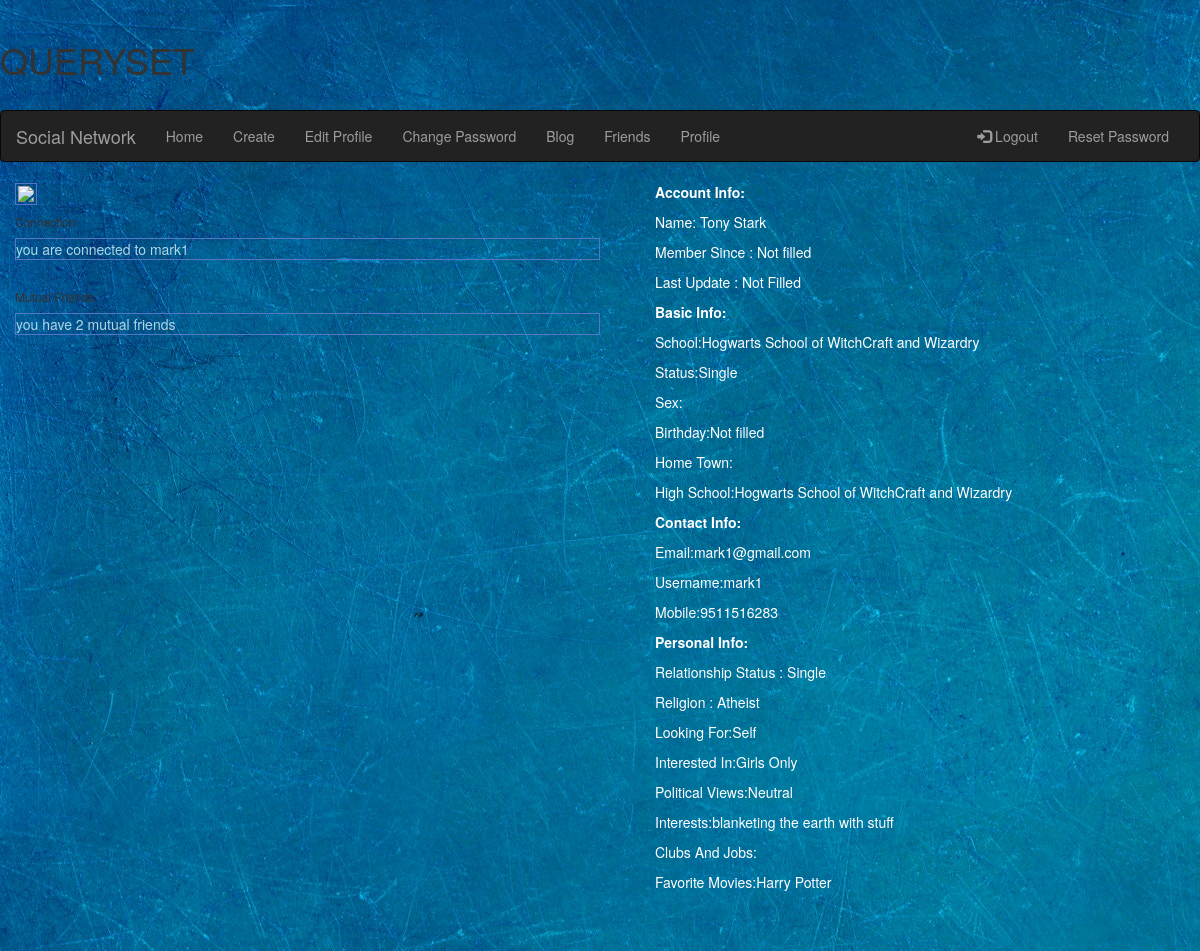
Page /iron2/profile/ (signed in) on the committed database.
### iron2/models.py (models this page shows, shortened)
class UserProfile(models.Model):
    user =models.OneToOneField(User,on_delete=models.CASCADE)
    School = models.CharField(max_length=100, default='')
    Status= models.CharField(max_length=100,default='')
    HomeTown= models.CharField(max_length=100, default='')
    High_School = models.CharField(max_length=100, default='')
    Looking_For= models.CharField(max_length=100, default='')
    Interested_In= models.CharField(max_length=100, default='')
    Political_Views= models.CharField(max_length=100, default='')
    Interests= models.CharField(max_length=100, default='')
    Clubs_and_Jobs= models.CharField(max_length=100, default='')
    Favorite_Movies= models.CharField(max_length=100, default='')
    Name = models.CharField(max_length=100, default='')
    Email = models.EmailField()
    description = models.CharField(max_length=100, default='')
    Mobile= models.IntegerField(default='00')
    Website = models.URLField()
    sexes = {('m','Male'),('f','Female'),('o','Other')}
    relationship_status = models.CharField(max_length = 10,default = "Not filled")
    religion = models.CharField(max_length = 20,default = "Not filled")
    sex = models.CharField(choices = sexes,max_length = 20,default = "Not filled")
    image=models.ImageField(upload_to='profile_image',default='profile_image/elder.JPG')
    objects=models.Manager()

### iron2/views.py (the view)
# urls.py: url(r'^profile/(?P<pk>\d+)/$',views.profile,name='profile_with_pk'),
def profile(request,pk=2):
  if(pk):
    user = User.objects.get(pk=pk)
    userprofil=UserProfile.objects.get(user=user)
    print(pk)
  else:
      user=request.user
      userprofil = UserProfile.objects.get(user=user)
  args = {'user':user,'userprofile':userprofil}
  return render(request,'iron2/profile.html',args)

### mark1/Middleware.py (called while the page is built)
    def __call__(self,request):
        response=self.get_response(request)
        return response

    def process_view(self,request,view_func,view_args,view_kwargs):
        assert hasattr(request,'user')
        path=request.path_info.lstrip('/')
        url_is_exempt=any(url.match(path) for url in EXEMPT_URLS)
        if (path=='iron1/logout'):
           logout(request)
        elif request.user.is_authenticated and url_is_exempt:
            return None
        elif request.user.is_authenticated or url_is_exempt:
            print(path)
            print("yes url is exempt")
            return(None)
        else:
            print(path)
            return redirect(settings.LOGIN_URL)

### iron2/Templates/iron2/profile.html (shortened to what this page needs)
{%  extends 'iron2/base.html' %}
{%block body%}
<div class = "container">
<div class = "row">
<div class = "col-md-6">
	<div class ="row">
		<img src = {{userprofil.image.url}} alt ="Not Loaded" width = "250px" style = "border:1px solid #5377c4; padding:2px">
    </div>
<div class = "row">
    <h6>Connection</h6>
  <div class = "connection" style= "border:1px solid #5377c4; color:lightblue;">
    you are connected to {{user.username}}
</div>
   <div class = "header1">
    <h6>Mutual Friends</h6>
  </div>
  <div class = "connection" style= "border:1px solid #5377c4; color:lightblue;">
    you have 2 mutual friends
</div>
</div>
</div>
<div class = "col-md-6" style = "color:white">
<list>
<ul><b>Account Info:</b></ul>
<ul>Name:          {{userprofile.Name}}</ul>
<ul>Member Since : Not filled</ul>
<ul>Last Update :  Not Filled</ul>
<ul><b>Basic Info:</b></ul>
<ul>School:{{userprofile.School}}</ul>
<ul>Status:{{userprofile.Status}}</ul>
<ul>Sex:{{userprofile.Sex}}</ul>
<ul>Birthday:Not filled</ul>
<ul>Home Town:{{userprofile.Home_Town}}</ul>
<ul>High School:{{userprofile.High_School}}</ul>
<ul><b>Contact Info:</b></ul>
<ul>Email:{{user.email}}</ul>
<ul>Username:{{user.username}}</ul>
<ul>Mobile:{{userprofile.Mobile}}</ul>
<ul><b>Personal Info:</b></ul>
<ul>Relationship Status : {{userprofile.relationship_status}}</ul>
<ul>Religion : {{userprofile.religion}}</ul>
<ul>Looking For:{{userprofile.Looking_For}}</ul>
<ul>Interested In:{{userprofile.Interested_In}}</ul>
<ul>Political Views:{{userprofile.Political_Views}}</ul>
<ul>Interests:{{userprofile.Interests}}</ul>
<ul>Clubs And Jobs:{{userprofile.Clubs_And_Jobs}}</ul>
<ul>Favorite Movies:{{userprofile.Favorite_Movies}}</ul>
</list>
</div>
</div>
</div>
{%endblock%}

### rows in the picture
UserProfile: Name "Tony Stark", School "Hogwarts School of WitchCraft and Wizardry", Status "Single", High_School "Hogwarts School of WitchCraft and Wizardry", Mobile "9511516283", relationship_status "Single", religion "Atheist", Looking_For "Self", Interested_In "Girls Only", Political_Views "Neutral", Interests "blanketing the earth with stuff", Favorite_Movies "Harry Potter"

### other values in the picture
{{ user.username }} "mark1"
{{ user.email }} "mark1@gmail.com"
